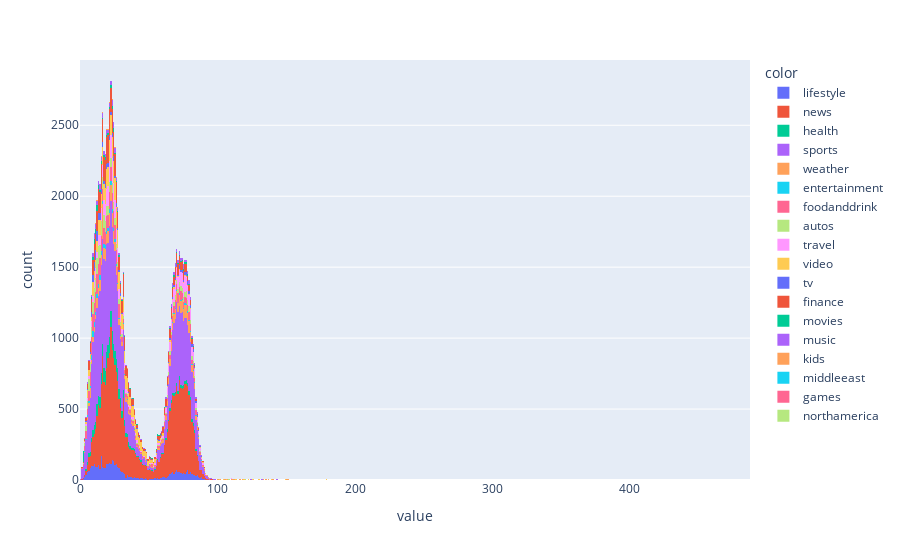

Source (notebook cell):
### Code cell
px.histogram(data['abstract_num_word'], color=data['category'])

### Figure 1 — Plotly figure (JSON) as saved in the notebook; plotly's stock layout.template omitted (floating-point values rounded to 4 significant figures; data arrays with more than 128 entries replaced by an {"elided": "..."} marker saying what was removed)
{"data": [{"alignmentgroup": "True", "bingroup": "x", "hovertemplate": "color=lifestyle<br>value=%{x}<br>count=%{y}<extra></extra>", "legendgroup": "lifestyle", "marker": {"color": "#636efa", "pattern": {"shape": ""}}, "name": "lifestyle", "offsetgroup": "lifestyle", "orientation": "v", "showlegend": true, "type": "histogram", "x": {"elided": "4255 int values"}, "xaxis": "x", "yaxis": "y"}, {"alignmentgroup": "True", "bingroup": "x", "hovertemplate": "color=news<br>value=%{x}<br>count=%{y}<extra></extra>", "legendgroup": "news", "marker": {"color": "#EF553B", "pattern": {"shape": ""}}, "name": "news", "offsetgroup": "news", "orientation": "v", "showlegend": true, "type": "histogram", "x": {"elided": "29363 int values"}, "xaxis": "x", "yaxis": "y"}, {"alignmentgroup": "True", "bingroup": "x", "hovertemplate": "color=health<br>value=%{x}<br>count=%{y}<extra></extra>", "legendgroup": "health", "marker": {"color": "#00cc96", "pattern": {"shape": ""}}, "name": "health", "offsetgroup": "health", "orientation": "v", "showlegend": true, "type": "histogram", "x": {"elided": "2815 int values"}, "xaxis": "x", "yaxis": "y"}, {"alignmentgroup": "True", "bingroup": "x", "hovertemplate": "color=sports<br>value=%{x}<br>count=%{y}<extra></extra>", "legendgroup": "sports", "marker": {"color": "#ab63fa", "pattern": {"shape": ""}}, "name": "sports", "offsetgroup": "sports", "orientation": "v", "showlegend": true, "type": "histogram", "x": {"elided": "29625 int values"}, "xaxis": "x", "yaxis": "y"}, {"alignmentgroup": "True", "bingroup": "x", "hovertemplate": "color=weather<br>value=%{x}<br>count=%{y}<extra></extra>", "legendgroup": "weather", "marker": {"color": "#FFA15A", "pattern": {"shape": ""}}, "name": "weather", "offsetgroup": "weather", "orientation": "v", "showlegend": true, "type": "histogram", "x": {"elided": "3820 int values"}, "xaxis": "x", "yaxis": "y"}, {"alignmentgroup": "True", "bingroup": "x", "hovertemplate": "color=entertainment<br>value=%{x}<br>count=%{y}<extra></extra>", "legendgroup": "entertainment", "marker": {"color": "#19d3f3", "pattern": {"shape": ""}}, "name": "entertainment", "offsetgroup": "entertainment", "orientation": "v", "showlegend": true, "type": "histogram", "x": {"elided": "795 int values"}, "xaxis": "x", "yaxis": "y"}, {"alignmentgroup": "True", "bingroup": "x", "hovertemplate": "color=foodanddrink<br>value=%{x}<br>count=%{y}<extra></extra>", "legendgroup": "foodanddrink", "marker": {"color": "#FF6692", "pattern": {"shape": ""}}, "name": "foodanddrink", "offsetgroup": "foodanddrink", "orientation": "v", "showlegend": true, "type": "histogram", "x": {"elided": "4319 int values"}, "xaxis": "x", "yaxis": "y"}, {"alignmentgroup": "True", "bingroup": "x", "hovertemplate": "color=autos<br>value=%{x}<br>count=%{y}<extra></extra>", "legendgroup": "autos", "marker": {"color": "#B6E880", "pattern": {"shape": ""}}, "name": "autos", "offsetgroup": "autos", "orientation": "v", "showlegend": true, "type": "histogram", "x": {"elided": "2756 int values"}, "xaxis": "x", "yaxis": "y"}, {"alignmentgroup": "True", "bingroup": "x", "hovertemplate": "color=travel<br>value=%{x}<br>count=%{y}<extra></extra>", "legendgroup": "travel", "marker": {"color": "#FF97FF", "pattern": {"shape": ""}}, "name": "travel", "offsetgroup": "travel", "orientation": "v", "showlegend": true, "type": "histogram", "x": {"elided": "4605 int values"}, "xaxis": "x", "yaxis": "y"}, {"alignmentgroup": "True", "bingroup": "x", "hovertemplate": "color=video<br>value=%{x}<br>count=%{y}<extra></extra>", "legendgroup": "video", "marker": {"color": "#FECB52", "pattern": {"shape": ""}}, "name": "video", "offsetgroup": "video", "orientation": "v", "showlegend": true, "type": "histogram", "x": {"elided": "4562 int values"}, "xaxis": "x", "yaxis": "y"}, {"alignmentgroup": "True", "bingroup": "x", "hovertemplate": "color=tv<br>value=%{x}<br>count=%{y}<extra></extra>", "legendgroup": "tv", "marker": {"color": "#636efa", "pattern": {"shape": ""}}, "name": "tv", "offsetgroup": "tv", "orientation": "v", "showlegend": true, "type": "histogram", "x": {"elided": "1291 int values"}, "xaxis": "x", "yaxis": "y"}, {"alignmentgroup": "True", "bingroup": "x", "hovertemplate": "color=finance<br>value=%{x}<br>count=%{y}<extra></extra>", "legendgroup": "finance", "marker": {"color": "#EF553B", "pattern": {"shape": ""}}, "name": "finance", "offsetgroup": "finance", "orientation": "v", "showlegend": true, "type": "histogram", "x": {"elided": "5777 int values"}, "xaxis": "x", "yaxis": "y"}, {"alignmentgroup": "True", "bingroup": "x", "hovertemplate": "color=movies<br>value=%{x}<br>count=%{y}<extra></extra>", "legendgroup": "movies", "marker": {"color": "#00cc96", "pattern": {"shape": ""}}, "name": "movies", "offsetgroup": "movies", "orientation": "v", "showlegend": true, "type": "histogram", "x": {"elided": "803 int values"}, "xaxis": "x", "yaxis": "y"}, {"alignmentgroup": "True", "bingroup": "x", "hovertemplate": "color=music<br>value=%{x}<br>count=%{y}<extra></extra>", "legendgroup": "music", "marker": {"color": "#ab63fa", "pattern": {"shape": ""}}, "name": "music", "offsetgroup": "music", "orientation": "v", "showlegend": true, "type": "histogram", "x": {"elided": "1220 int values"}, "xaxis": "x", "yaxis": "y"}, {"alignmentgroup": "True", "bingroup": "x", "hovertemplate": "color=kids<br>value=%{x}<br>count=%{y}<extra></extra>", "legendgroup": "kids", "marker": {"color": "#FFA15A", "pattern": {"shape": ""}}, "name": "kids", "offsetgroup": "kids", "orientation": "v", "showlegend": true, "type": "histogram", "x": [25, 20, 12, 13, 28, 24, 14, 20, 26, 23, 21, 16, 28, 34, 23, 14, 22, 25, 26, 11, 13, 28, 13, 11, 12, 23, 37, 27, 23, 29, 20, 39, 34, 30, 29, 27, 10, 8, 12, 15, 19, 12, 8, 39, 29, 17, 20, 19, 15, 10, 32, 13, 31, 23, 5, 21, 20, 11, 18, 23, 12, 37, 19, 16, 13, 34, 16, 42, 15, 36, 14, 21, 22, 16, 11, 14, 26, 25, 16, 18, 13, 19, 33, 16, 23, 27, 20, 27, 31, 21, 35, 17, 24, 11, 25, 15], "xaxis": "x", "yaxis": "y"}, {"alignmentgroup": "True", "bingroup": "x", "hovertemplate": "color=middleeast<br>value=%{x}<br>count=%{y}<extra></extra>", "legendgroup": "middleeast", "marker": {"color": "#19d3f3", "pattern": {"shape": ""}}, "name": "middleeast", "offsetgroup": "middleeast", "orientation": "v", "showlegend": true, "type": "histogram", "x": [29, 21], "xaxis": "x", "yaxis": "y"}, {"alignmentgroup": "True", "bingroup": "x", "hovertemplate": "color=games<br>value=%{x}<br>count=%{y}<extra></extra>", "legendgroup": "games", "marker": {"color": "#FF6692", "pattern": {"shape": ""}}, "name": "games", "offsetgroup": "games", "orientation": "v", "showlegend": true, "type": "histogram", "x": [87], "xaxis": "x", "yaxis": "y"}, {"alignmentgroup": "True", "bingroup": "x", "hovertemplate": "color=northamerica<br>value=%{x}<br>count=%{y}<extra></extra>", "legendgroup": "northamerica", "marker": {"color": "#B6E880", "pattern": {"shape": ""}}, "name": "northamerica", "offsetgroup": "northamerica", "orientation": "v", "showlegend": true, "type": "histogram", "x": [26], "xaxis": "x", "yaxis": "y"}], "layout": {"barmode": "relative", "legend": {"title": {"text": "color"}, "tracegroupgap": 0}, "margin": {"t": 60}, "xaxis": {"anchor": "y", "domain": [0, 1], "title": {"text": "value"}}, "yaxis": {"anchor": "x", "domain": [0, 1], "title": {"text": "count"}}}}
